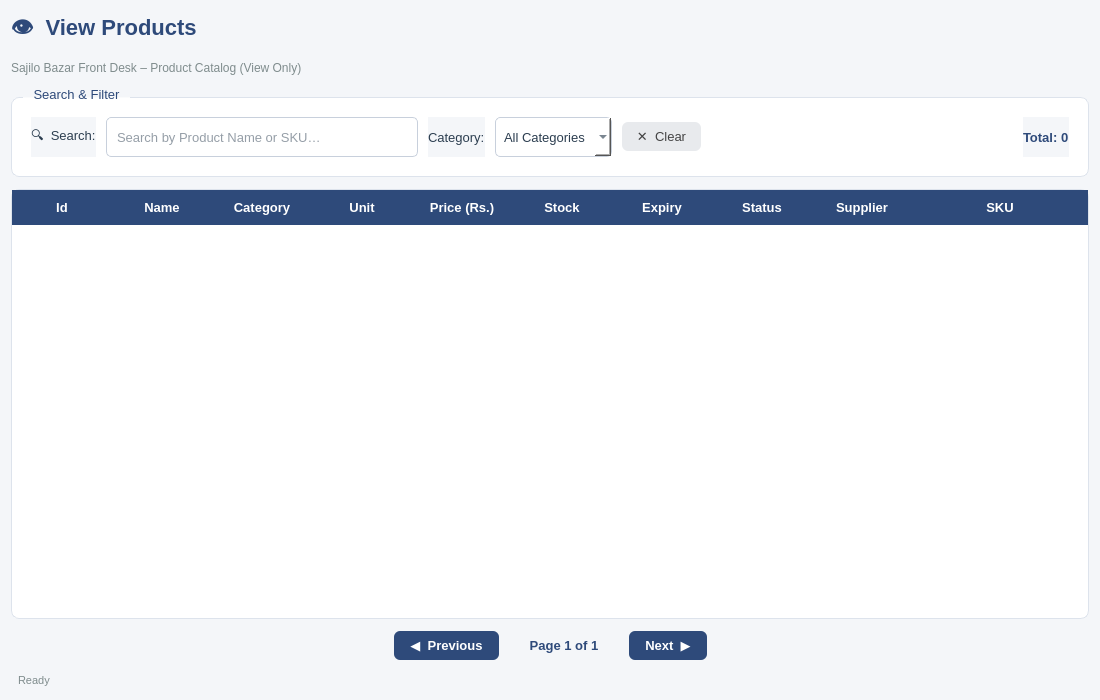
<?xml version="1.0" encoding="UTF-8"?>
<ui version="4.0">
 <class>FrontProduct</class>
 <widget class="QWidget" name="FrontProduct">
  <property name="geometry">
   <rect>
    <x>0</x>
    <y>0</y>
    <width>1100</width>
    <height>700</height>
   </rect>
  </property>
  <property name="windowTitle">
   <string>Sajilo Bazar – View Products</string>
  </property>
  <property name="styleSheet">
   <string notr="true">
QWidget {
    background-color: #F4F6F9;
    font-family: &quot;Segoe UI&quot;, sans-serif;
    font-size: 13px;
    color: #2C3E50;
}
QGroupBox {
    background-color: #FFFFFF;
    border: 1px solid #DDE3EC;
    border-radius: 8px;
    margin-top: 10px;
    padding: 10px;
}
QGroupBox::title {
    subcontrol-origin: margin;
    left: 12px;
    padding: 0 6px;
    color: #2E4A7A;
    font-weight: bold;
}
QLineEdit, QComboBox {
    background-color: #FFFFFF;
    border: 1px solid #C8D0DC;
    border-radius: 5px;
    padding: 5px 8px;
    min-height: 28px;
}
QLineEdit:focus, QComboBox:focus {
    border: 1px solid #2E4A7A;
}
QPushButton#btnClearSearch {
    background-color: #E8EAED;
    color: #444;
    border: none;
    border-radius: 6px;
    padding: 6px 14px;
}
QPushButton#btnClearSearch:hover {
    background-color: #D2D5DB;
}
QPushButton#btnPrevPage, QPushButton#btnNextPage {
    background-color: #2E4A7A;
    color: white;
    border: none;
    border-radius: 6px;
    padding: 6px 16px;
    font-weight: bold;
}
QPushButton#btnPrevPage:hover, QPushButton#btnNextPage:hover {
    background-color: #263f68;
}
QPushButton#btnPrevPage:disabled, QPushButton#btnNextPage:disabled {
    background-color: #B7C0CC;
    color: #EEEEEE;
}
QLabel#lblPageInfo {
    font-weight: bold;
    color: #2E4A7A;
}
QTableWidget {
    background-color: #FFFFFF;
    border: 1px solid #DDE3EC;
    border-radius: 8px;
    gridline-color: #EEF1F6;
    selection-background-color: #E7ECF6;
    selection-color: #2E4A7A;
    alternate-background-color: #F8FAFF;
}
QTableWidget::item {
    padding: 6px 10px;
}
QHeaderView::section {
    background-color: #2E4A7A;
    color: white;
    font-weight: bold;
    padding: 8px 10px;
    border: none;
}
QLabel#lblTitle {
    font-size: 22px;
    font-weight: bold;
    color: #2E4A7A;
}
QLabel#lblSubtitle {
    font-size: 12px;
    color: #7F8C8D;
}
   </string>
  </property>
  <layout class="QVBoxLayout" name="mainLayout">
   <property name="spacing">
    <number>12</number>
   </property>
   <item>
    <layout class="QVBoxLayout" name="titleLayout">
     <item>
      <widget class="QLabel" name="lblTitle">
       <property name="text">
        <string>👁  View Products</string>
       </property>
      </widget>
     </item>
     <item>
      <widget class="QLabel" name="lblSubtitle">
       <property name="text">
        <string>Sajilo Bazar Front Desk – Product Catalog (View Only)</string>
       </property>
      </widget>
     </item>
    </layout>
   </item>
   <item>
    <widget class="QGroupBox" name="grpSearch">
     <property name="title">
      <string>Search &amp;&amp; Filter</string>
     </property>
     <layout class="QHBoxLayout" name="searchLayout">
      <property name="spacing">
       <number>10</number>
      </property>
      <item>
       <widget class="QLabel" name="label">
        <property name="text">
         <string>🔍  Search:</string>
        </property>
       </widget>
      </item>
      <item>
       <widget class="QLineEdit" name="txtSearch">
        <property name="placeholderText">
         <string>Search by Product Name or SKU…</string>
        </property>
       </widget>
      </item>
      <item>
       <widget class="QLabel" name="label_2">
        <property name="text">
         <string>Category:</string>
        </property>
       </widget>
      </item>
      <item>
       <widget class="QComboBox" name="cmbFilterCategory">
        <item>
         <property name="text">
          <string>All Categories</string>
         </property>
        </item>
       </widget>
      </item>
      <item>
       <widget class="QPushButton" name="btnClearSearch">
        <property name="cursor">
         <cursorShape>PointingHandCursor</cursorShape>
        </property>
        <property name="text">
         <string>✕  Clear</string>
        </property>
       </widget>
      </item>
      <item>
       <spacer>
        <property name="orientation">
         <enum>Qt::Orientation::Horizontal</enum>
        </property>
        <property name="sizeHint" stdset="0">
         <size>
          <width>40</width>
          <height>20</height>
         </size>
        </property>
       </spacer>
      </item>
      <item>
       <widget class="QLabel" name="lblTotalProducts">
        <property name="styleSheet">
         <string>color:#2E4A7A; font-weight:bold;</string>
        </property>
        <property name="text">
         <string>Total: 0</string>
        </property>
       </widget>
      </item>
     </layout>
    </widget>
   </item>
   <item>
    <widget class="QTableWidget" name="tblProducts">
     <property name="editTriggers">
      <set>QAbstractItemView::EditTrigger::NoEditTriggers</set>
     </property>
     <property name="alternatingRowColors">
      <bool>true</bool>
     </property>
     <property name="selectionMode">
      <enum>QAbstractItemView::SelectionMode::SingleSelection</enum>
     </property>
     <property name="selectionBehavior">
      <enum>QAbstractItemView::SelectionBehavior::SelectRows</enum>
     </property>
     <property name="showGrid">
      <bool>true</bool>
     </property>
     <property name="sortingEnabled">
      <bool>true</bool>
     </property>
     <property name="columnCount">
      <number>10</number>
     </property>
     <attribute name="horizontalHeaderStretchLastSection">
      <bool>true</bool>
     </attribute>
     <column>
      <property name="text">
       <string>Id</string>
      </property>
     </column>
     <column>
      <property name="text">
       <string>Name</string>
      </property>
     </column>
     <column>
      <property name="text">
       <string>Category</string>
      </property>
     </column>
     <column>
      <property name="text">
       <string>Unit</string>
      </property>
     </column>
     <column>
      <property name="text">
       <string>Price (Rs.)</string>
      </property>
     </column>
     <column>
      <property name="text">
       <string>Stock</string>
      </property>
     </column>
     <column>
      <property name="text">
       <string>Expiry</string>
      </property>
     </column>
     <column>
      <property name="text">
       <string>Status</string>
      </property>
     </column>
     <column>
      <property name="text">
       <string>Supplier</string>
      </property>
     </column>
     <column>
      <property name="text">
       <string>SKU</string>
      </property>
     </column>
    </widget>
   </item>
   <item>
    <layout class="QHBoxLayout" name="pagerLayout">
     <property name="spacing">
      <number>10</number>
     </property>
     <item>
      <spacer>
       <property name="orientation">
        <enum>Qt::Orientation::Horizontal</enum>
       </property>
       <property name="sizeHint" stdset="0">
        <size>
         <width>40</width>
         <height>20</height>
        </size>
       </property>
      </spacer>
     </item>
     <item>
      <widget class="QPushButton" name="btnPrevPage">
       <property name="cursor">
        <cursorShape>PointingHandCursor</cursorShape>
       </property>
       <property name="text">
        <string>◀  Previous</string>
       </property>
      </widget>
     </item>
     <item>
      <widget class="QLabel" name="lblPageInfo">
       <property name="minimumSize">
        <size>
         <width>110</width>
         <height>0</height>
        </size>
       </property>
       <property name="text">
        <string>Page 1 of 1</string>
       </property>
       <property name="alignment">
        <set>Qt::AlignmentFlag::AlignCenter</set>
       </property>
      </widget>
     </item>
     <item>
      <widget class="QPushButton" name="btnNextPage">
       <property name="cursor">
        <cursorShape>PointingHandCursor</cursorShape>
       </property>
       <property name="text">
        <string>Next  ▶</string>
       </property>
      </widget>
     </item>
     <item>
      <spacer>
       <property name="orientation">
        <enum>Qt::Orientation::Horizontal</enum>
       </property>
       <property name="sizeHint" stdset="0">
        <size>
         <width>40</width>
         <height>20</height>
        </size>
       </property>
      </spacer>
     </item>
    </layout>
   </item>
   <item>
    <widget class="QLabel" name="lblStatusBar">
     <property name="styleSheet">
      <string>color: #7F8C8D; font-size: 11px; padding: 2px 4px;</string>
     </property>
     <property name="text">
      <string>Ready</string>
     </property>
    </widget>
   </item>
  </layout>
 </widget>
 <resources/>
 <connections/>
</ui>
